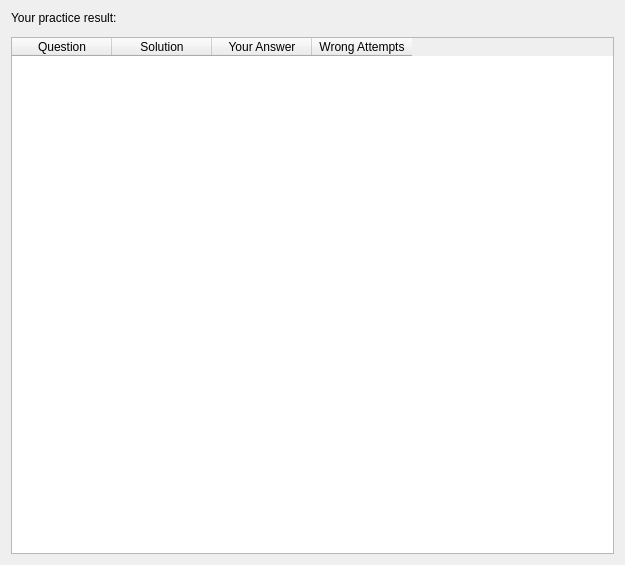
<?xml version="1.0" encoding="UTF-8"?>
<ui version="4.0">
 <class>PracticeSummaryWidget</class>
 <widget class="QWidget" name="PracticeSummaryWidget">
  <property name="geometry">
   <rect>
    <x>0</x>
    <y>0</y>
    <width>625</width>
    <height>565</height>
   </rect>
  </property>
  <layout class="QVBoxLayout" name="verticalLayout">
   <item>
    <widget class="QLabel" name="label">
     <property name="text">
      <string>Your practice result:</string>
     </property>
    </widget>
   </item>
   <item>
    <widget class="Practice::SummaryBarWidget" name="summaryBar" native="true"/>
   </item>
   <item>
    <widget class="QTableWidget" name="tableWidget">
     <column>
      <property name="text">
       <string>Question</string>
      </property>
     </column>
     <column>
      <property name="text">
       <string>Solution</string>
      </property>
     </column>
     <column>
      <property name="text">
       <string>Your Answer</string>
      </property>
     </column>
     <column>
      <property name="text">
       <string>Wrong Attempts</string>
      </property>
     </column>
    </widget>
   </item>
  </layout>
 </widget>
 <customwidgets>
  <customwidget>
   <class>Practice::SummaryBarWidget</class>
   <extends>QWidget</extends>
   <header>practice/summarybarwidget.h</header>
   <container>1</container>
  </customwidget>
 </customwidgets>
 <resources/>
 <connections/>
</ui>
